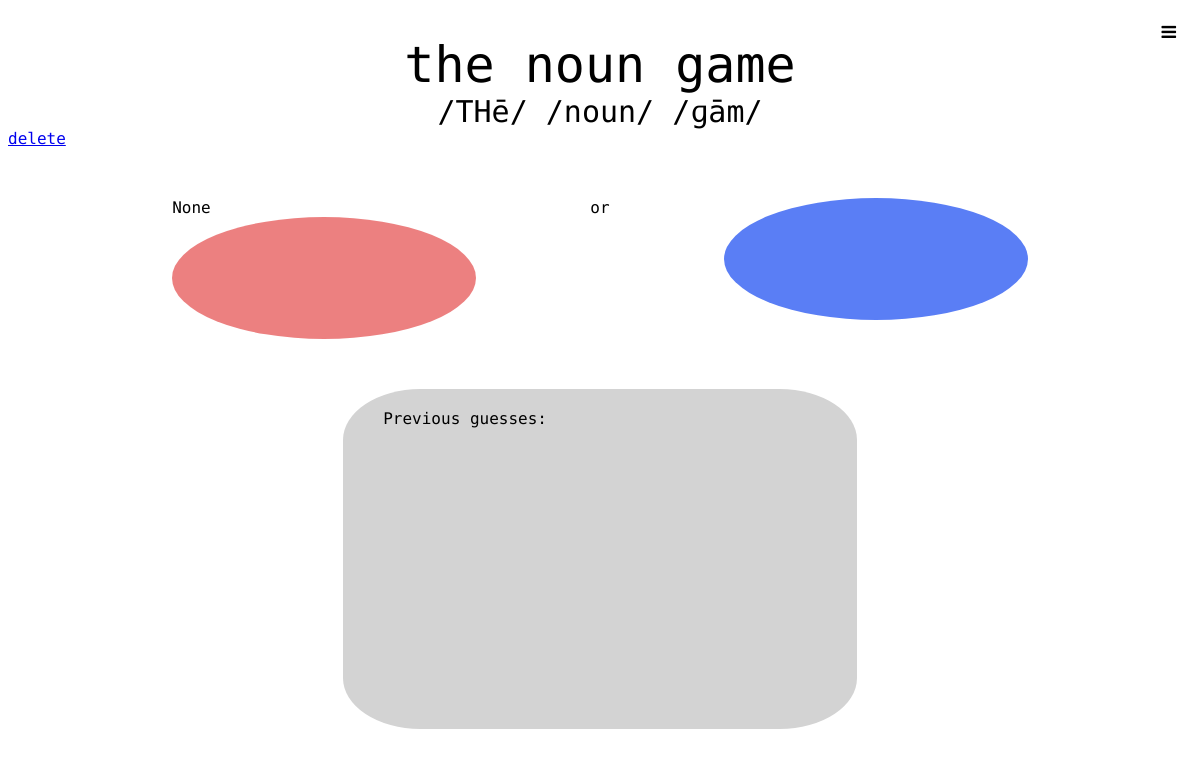
Before: / with the older database file.
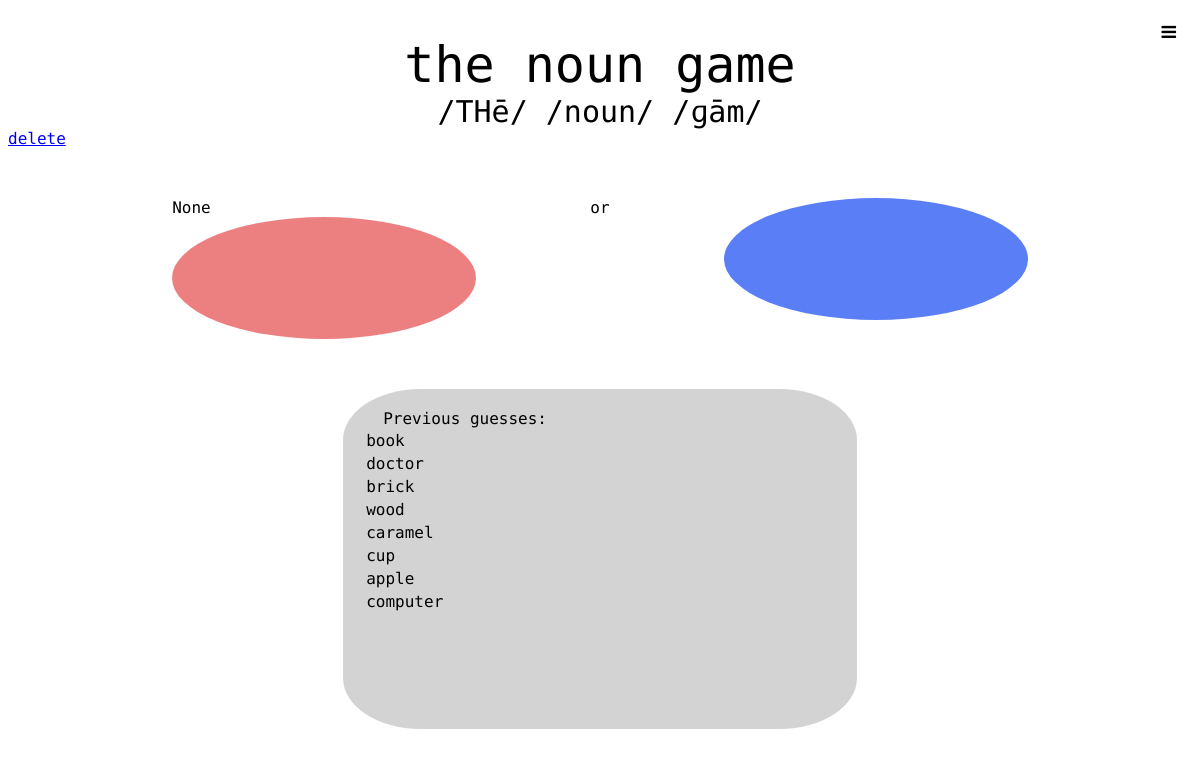
After: the same page with the newer database file.
### app.py (models this page shows, shortened)
class GuessList(db.Model):
    id = db.Column(db.Integer, primary_key=True)
    content = db.Column(db.String(100), nullable=False)

### app.py (the view)
@app.route('/', methods=['POST', 'GET'])
def index():
    global token_noun
    global currentBestGuess
    if request.method == 'POST':
        guess_content = request.form['content']
        new_guess = GuessList(content=guess_content)
        guess = Guess.Guess(guess_content)
        if guess.isNoun:
            if guess.isInVector:
                if currentBestGuess == None:
                    currentBestGuess = guess
                if currentBestGuess.vectorIndex > guess.vectorIndex:
                    currentBestGuess = guess
                if currentBestGuess.vectorIndex == 0:
                    return redirect('/game_won')
                try:
                    db.session.add(new_guess)
                    db.session.commit()
                    return redirect('/')
                except:
                    return 'failed to commit'
            else:
                return "not in word list!"
        else:
            return "guess is not a noun!"
    else:
        guesses = GuessList.query.all()
        return render_template('index.html', guesses=guesses, currentBestGuess=currentBestGuess)

### templates/index.html (shortened to what this page needs)
{% extends 'base.html' %}
{% block body %}
<div class="main">
    <div class="topnav">
        <a href="#home" class="active"></a>
        <a href="javascript:void(0);" class="icon" onclick="toggleHamburger()">
            <i class="fa fa-bars"></i>
        </a>
    </div>
    <div id="title_main">the noun game</div>
    <div id="title_sub">/THē/&nbsp;/noun/&nbsp;/ɡām/</div>
    <a href="/delete/">delete</a>
    <div id="game">
        <div id="guess1">
            {{ currentBestGuess }}
            <form action="/" method="POST">
                <input type="text" name="content" id="content" class="content1" autocomplete="off">
            </form>
        </div>
        <div id="mid">or</div>
        <div id="guess2">
            <form action="/" method="POST">
                <input type="text" name="content" id="content" class="content2" autocomplete="off">
            </form>
        </div>
    </div>
    <div id="list">
        <div id="desc">Previous guesses: </div>
        <div id="prevGuessList">
            <table>
                {% for guess in guesses %}
                <tr>
                    <td>{{ guess.content }}</td>
                </tr>
                {% endfor %}
            </table>
        </div>
    </div>
</div>
{% endblock %}

### templates/base.html (shortened to what this page needs)
<!DOCTYPE html>
<html lang="en">
<head>
    <link rel="stylesheet" href="{{ url_for('static', filename='style.css') }}">
    <link rel="stylesheet" href="https://cdnjs.cloudflare.com/ajax/libs/font-awesome/4.7.0/css/font-awesome.min.css">
</head>
<body>
    {% block body %}{% endblock %}
</body>
</html>

### static/style.css (style rules this page uses)
body { font-family: 'Space Mono', monospace; }
.main { display: flex; flex-direction: column; justify-content: space-evenly; }
.topnav { position: relative; }
.topnav a { color: black; padding: 14px 16px; text-decoration: none; font-size: 17px; display: block; }
.topnav a.icon { color: black; display: block; position: absolute; right: 0; top: 0; }
#title_main { text-align: center; font-size: 50px; }
#title_sub { text-align: center; font-size: 30px; }
#game { border-color: lightgray; border-width: 1cm; border-top: 10%; display: flex; justify-content: space-evenly; padding: 50px; }
#list { overflow-y: auto; }
.content1 { background-color: rgba(234, 114, 114, 0.895); border-style: none; height: 120px; width: 300px; border-radius: 50%; color: white; font-size: 30px; text-align: center; }
.content2 { background-color: rgb(90, 126, 245); border-style: none; height: 120px; width: 300px; border-radius: 50%; color: white; font-size: 30px; text-align: center; }
input { align-self: center; }
#list { align-self: center; width: 40%; height: 300px; padding: 20px; background-color: lightgray; border-radius: 15%; }
#desc { padding-left: 20px; }

Changed rows visible on the page:
added GuessList: content "book"
added GuessList: content "doctor"
added GuessList: content "brick"
added GuessList: content "wood"
added GuessList: content "caramel"
added GuessList: content "cup"
added GuessList: content "apple"
added GuessList: content "computer"
